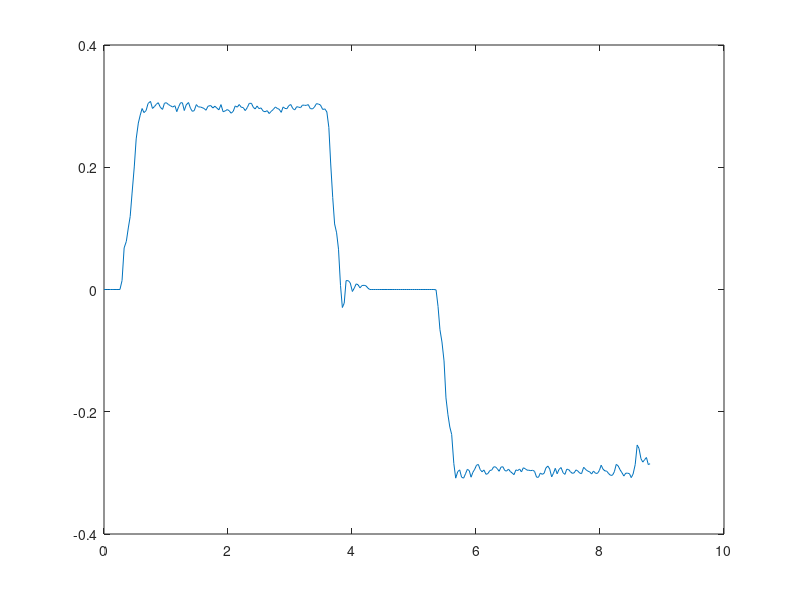

Reproduce this figure in MATLAB.
t = [0 0.0375611 0.070379 0.10111 0.130535 0.16033 0.194453 0.22614 0.257171 0.291007 0.324811 0.360135 0.391992 0.422267 0.45281 0.488059 0.518995 0.553669 0.584173 0.614433 0.644758 0.67859 0.710718 0.749965 0.781602 0.814106 0.844593 0.874664 0.908683 0.944431 0.974509 1.00489 1.03879 1.07075 1.10671 1.14437 1.17372 1.20423 1.23446 1.26469 1.29492 1.32629 1.36338 1.39443 1.42448 1.45458 1.48963 1.52073 1.55766 1.61423 1.64491 1.67674 1.71938 1.75666 1.78816 1.82195 1.85282 1.88683 1.9209 1.95616 1.98742 2.01856 2.05091 2.0843 2.11654 2.15012 2.1821 2.21231 2.2446 2.27888 2.31171 2.34224 2.37791 2.40793 2.43814 2.46842 2.49889 2.53217 2.56702 2.59842 2.63284 2.66444 2.69484 2.72853 2.76451 2.79456 2.82457 2.8586 2.88893 2.91936 2.95052 2.98073 3.01264 3.04575 3.07633 3.10847 3.14158 3.17066 3.20129 3.23397 3.26444 3.29475 3.32632 3.36101 3.39169 3.4265 3.45894 3.49072 3.5276 3.56169 3.59427 3.62647 3.65653 3.68884 3.7194 3.75165 3.78228 3.81452 3.84447 3.8744 3.90471 3.94215 3.97175 4.00636 4.03836 4.06773 4.09807 4.12845 4.16225 4.19571 4.22617 4.25625 4.28634 4.31771 4.35004 4.38012 4.41028 4.44019 4.47011 4.50046 4.53143 4.56765 4.59812 4.6286 4.65861 4.68899 4.71878 4.7509 4.78011 4.81097 4.84274 4.87636 4.90677 4.94236 4.9753 5.00746 5.03728 5.07033 5.10034 5.13037 5.16004 5.19139 5.22275 5.25447 5.28634 5.32091 5.35575 5.38753 5.41863 5.45095 5.48428 5.51555 5.5474 5.57746 5.60768 5.64216 5.67262 5.70568 5.7368 5.76719 5.80045 5.8303 5.86023 5.8904 5.9203 5.9495 5.97887 6.00842 6.03804 6.06763 6.09739 6.12755 6.1613 6.19287 6.22345 6.25436 6.28389 6.31349 6.34275 6.3727 6.40366 6.43421 6.46343 6.49273 6.52342 6.55237 6.5836 6.61281 6.64369 6.67277 6.70356 6.73291 6.76285 6.79293 6.82222 6.8526 6.88403 6.9135 6.94434 6.97676 7.00803 7.03813 7.0679 7.09796 7.12737 7.15936 7.18859 7.22034 7.24958 7.27897 7.30898 7.33858 7.37171 7.40449 7.43449 7.46371 7.49352 7.5228 7.55369 7.58285 7.61358 7.64286 7.67335 7.70256 7.73635 7.77342 7.8028 7.83499 7.86472 7.89527 7.9274 7.95931 7.98935 8.01926 8.04872 8.07849 8.10856 8.14112 8.17135 8.20185 8.23169 8.26172 8.29172 8.32558 8.35482 8.38488 8.41477 8.44449 8.47451 8.50404 8.53346 8.56751 8.59994 8.62942 8.66083 8.69067 8.72032 8.74938 8.77863 8.8081];
x1 = [0 0 0 0 0 0 0 0 0.000712094 0.00284838 0.00569675 0.00925722 0.0128177 0.0170903 0.0234991 0.0306201 0.0391652 0.0477103 0.0562554 0.0655127 0.0747699 0.0847392 0.0968448 0.106102 0.116071 0.125329 0.134586 0.144555 0.155237 0.164494 0.173751 0.18372 0.19369 0.204371 0.215765 0.22431 0.232855 0.242824 0.251369 0.260626 0.269884 0.281277 0.290534 0.299792 0.308337 0.318306 0.328275 0.338957 0.348214 0.364592 0.374562 0.386667 0.398061 0.40803 0.417999 0.426544 0.437226 0.447195 0.457877 0.466422 0.475679 0.485648 0.494905 0.504875 0.514844 0.524813 0.533359 0.543328 0.553297 0.563267 0.572524 0.583205 0.592462 0.601007 0.610265 0.619522 0.628779 0.639461 0.648718 0.658687 0.667944 0.676489 0.686459 0.69714 0.706397 0.714943 0.724912 0.734169 0.742714 0.752684 0.761229 0.771198 0.781167 0.789712 0.799682 0.808227 0.818196 0.827453 0.836711 0.84668 0.855225 0.865194 0.875164 0.884421 0.895102 0.905072 0.914329 0.92501 0.93498 0.944949 0.954206 0.962039 0.967736 0.972009 0.976281 0.97913 0.980554 0.980554 0.979842 0.980554 0.981266 0.981266 0.981266 0.980554 0.981266 0.981266 0.981266 0.981978 0.981978 0.981978 0.981978 0.981978 0.981978 0.981978 0.981978 0.981978 0.981978 0.981978 0.981978 0.981978 0.981978 0.981978 0.981978 0.981978 0.981978 0.981978 0.981978 0.981978 0.981978 0.981978 0.981978 0.981978 0.981978 0.981978 0.981978 0.981978 0.981978 0.981978 0.981978 0.981978 0.981978 0.981978 0.981978 0.981978 0.981978 0.981978 0.980554 0.978417 0.975569 0.972009 0.967736 0.961327 0.954918 0.947797 0.939252 0.929995 0.920026 0.910768 0.901511 0.891542 0.882285 0.873027 0.864482 0.855225 0.84668 0.837423 0.828878 0.820333 0.811787 0.803242 0.793985 0.784016 0.774758 0.765501 0.756956 0.747699 0.739154 0.730609 0.722064 0.712806 0.704261 0.695004 0.686459 0.677202 0.668656 0.659399 0.650854 0.641597 0.633052 0.623795 0.615249 0.605992 0.597447 0.588902 0.579645 0.570387 0.561842 0.553297 0.542616 0.533359 0.524101 0.514844 0.505587 0.497042 0.487785 0.479239 0.469982 0.460725 0.45218 0.442923 0.434377 0.424408 0.415151 0.405894 0.397349 0.388091 0.379546 0.371001 0.361744 0.352487 0.343941 0.334684 0.326139 0.315458 0.305488 0.296231 0.286974 0.277717 0.26846 0.259202 0.249233 0.240688 0.231431 0.222885 0.21434 0.205795 0.195826 0.186569 0.177311 0.168054 0.159509 0.150964 0.140995 0.13245 0.123192 0.114647 0.10539 0.0961327 0.0875876 0.0783304 0.068361 0.0591038 0.0512708 0.0434377 0.0348926 0.0263475 0.0185144 0.0106814 0.00213628 -0.00712094];
x2 = [0 0 0 0 0 0 0 0 0 0.0146691 0.0680762 0.0787576 0.10069 0.119489 0.1578 0.200526 0.246385 0.272305 0.285265 0.296089 0.289395 0.292671 0.304349 0.307767 0.296231 0.299364 0.303067 0.305631 0.298083 0.294665 0.304634 0.305631 0.30264 0.300789 0.29851 0.300646 0.290962 0.29908 0.305488 0.305488 0.292813 0.30207 0.305916 0.296516 0.291531 0.292528 0.302498 0.298795 0.29851 0.296231 0.29324 0.299792 0.301073 0.296943 0.299934 0.296658 0.293952 0.302498 0.290819 0.292243 0.29438 0.292528 0.288398 0.291531 0.300361 0.298367 0.30264 0.298225 0.297655 0.292671 0.297798 0.304491 0.304634 0.298083 0.295377 0.300219 0.295946 0.297086 0.291816 0.290819 0.292528 0.287828 0.291247 0.29438 0.298652 0.296231 0.294949 0.289822 0.298652 0.296231 0.295804 0.300789 0.30264 0.295946 0.29381 0.29908 0.298225 0.297513 0.301786 0.301358 0.301216 0.302498 0.296089 0.295377 0.298083 0.304064 0.303352 0.301928 0.294522 0.295519 0.290534 0.265184 0.205368 0.150679 0.107241 0.0927147 0.0659399 0.00655127 -0.0294807 -0.0223598 0.0145267 0.0143843 0.0106814 -0.00327563 0.00270596 0.00925722 0.00769062 0.00270596 0.00655127 0.0068361 0.00598159 0.0022787 0 0 0 0 0 0 0 0 0 0 0 0 0 0 0 0 0 0 0 0 0 0 0 0 0 0 0 0 0 0 0 0 0 0 -0.000569675 -0.0276293 -0.0657975 -0.0858786 -0.116783 -0.177311 -0.204941 -0.224879 -0.237127 -0.284695 -0.308622 -0.297798 -0.295092 -0.307055 -0.308622 -0.301501 -0.294237 -0.296089 -0.307055 -0.29908 -0.294095 -0.287401 -0.286262 -0.294665 -0.298225 -0.295234 -0.302355 -0.301073 -0.296089 -0.295377 -0.29025 -0.290107 -0.293098 -0.297371 -0.290534 -0.289965 -0.296089 -0.297086 -0.29381 -0.297655 -0.300219 -0.302925 -0.295092 -0.296231 -0.293668 -0.29851 -0.291674 -0.293098 -0.295519 -0.295662 -0.296374 -0.295662 -0.297513 -0.307055 -0.307197 -0.300219 -0.302355 -0.300789 -0.291959 -0.288825 -0.293668 -0.306485 -0.300504 -0.292528 -0.301501 -0.29438 -0.291247 -0.299792 -0.302498 -0.293952 -0.294522 -0.298083 -0.300789 -0.299934 -0.295092 -0.297086 -0.300361 -0.301216 -0.290819 -0.294807 -0.297086 -0.298367 -0.301928 -0.296943 -0.300646 -0.300789 -0.296089 -0.287401 -0.293952 -0.296658 -0.297228 -0.301358 -0.304064 -0.303779 -0.298083 -0.286119 -0.288398 -0.295234 -0.299792 -0.305204 -0.300504 -0.300504 -0.301216 -0.307767 -0.301928 -0.286547 -0.25436 -0.260199 -0.276862 -0.282417 -0.278286 -0.274868 -0.286404 -0.28498];
x3 = [0 0 0 0 0 0 4.37143 12.2143 21.9857 31.2601 32.4011 41.0162 47.1337 55.1023 60.079 62.3589 62.7507 60.0114 58.589 56.7922 58.4303 58.2079 55.7062 54.3264 56.314 55.652 54.5856 53.5262 54.7125 55.4777 53.2635 52.4492 52.5471 52.5973 52.8788 52.2654 54.3214 52.8347 51.1246 50.499 52.933 51.0496 49.7374 51.3436 52.6019 52.7684 50.6936 51.1592 51.1104 51.55 52.3291 51.0352 50.5087 51.2046 50.5037 51.0708 51.7541 49.9302 52.3131 52.448 52.271 52.8959 54.2115 54.0868 52.3501 52.5617 51.4452 52.0885 52.1509 53.3014 52.3958 50.7179 50.1286 51.1542 51.7456 50.7082 51.4886 51.3034 52.5578 53.183 53.2175 54.6591 54.5085 54.1576 53.3106 53.7605 54.1301 55.5102 53.9203 54.3565 54.5212 53.4123 52.6827 53.8798 54.4875 53.4578 53.4985 53.5843 52.525 52.2729 51.997 51.3888 52.5295 52.7846 52.2537 50.7335 50.3818 50.2718 50.9718 39.7891 26.7303 15.7162 13.4478 8.00418 1.8243 -6.33543 -6.49222 3.12291 11.4756 11.9815 4.70978 3.59566 3.4568 6.05265 5.98662 3.4326 3.12747 3.77845 2.6778 2.12999 1.84581 2.30928 2.70418 2.71102 2.71102 2.71102 2.71102 2.71102 2.71102 2.71102 2.71102 2.71102 2.71102 2.71102 2.71102 2.71102 2.71102 2.71102 2.71102 2.71102 2.71102 2.71102 2.71102 2.71102 2.71102 2.71102 2.71102 2.71102 2.71102 2.71102 2.71102 2.71102 2.71102 2.71102 -6.03184 -16.2533 -27.4952 -34.2695 -38.2956 -45.829 -51.3146 -50.4765 -53.1813 -58.5559 -63.0241 -55.8545 -50.8518 -52.546 -53.1706 -50.4455 -49.3157 -50.1888 -51.6309 -51.4059 -48.8351 -49.997 -51.068 -52.896 -53.875 -52.63 -51.9176 -52.5367 -50.9638 -50.8674 -51.7759 -52.0267 -53.3746 -53.9063 -53.6817 -52.9266 -54.527 -55.146 -54.1814 -53.989 -54.7655 -54.0809 -53.4076 -52.521 -53.9685 -53.855 -54.5214 -53.6056 -55.123 -55.1823 -54.876 -54.9404 -54.8648 -55.0782 -54.7318 -52.4009 -51.6199 -52.5649 -51.8436 -51.8304 -53.6824 -54.8205 -54.2524 -51.4015 -52.1202 -53.8009 -51.9921 -53.3517 -54.3118 -52.6825 -51.8084 -53.4572 -53.5639 -52.8852 -52.1481 -52.0744 -53.0288 -52.7014 -51.9036 -51.4487 -53.6387 -53.1549 -52.753 -52.4326 -51.4771 -52.31 -51.4409 -51.1351 -51.9914 -54.1543 -53.2947 -52.8437 -52.7233 -51.7146 -50.7419 -50.2975 -51.1805 -53.9898 -54.2563 -53.2242 -52.2367 -50.7255 -51.2506 -51.0144 -50.5933 -48.7187 -49.3305 -52.6854 -61.1984 -62.9401 -61.5544 -61.6106 -63.6263 -65.7952 -64.6193 -65.6831];
x4 = [0 0 0 0 0 0 2.57143 6.42857 10.2857 12.6901 9.56054 11.8918 11.9728 13.1444 12.1714 9.9249 7.23077 3.52788 1.67644 0.130177 1.08642 0.61847 -1.04987 -1.53816 0.109831 -0.337771 -0.866755 -1.23297 -0.154661 0.333632 -1.09056 -1.23297 -0.805718 -0.541226 -0.215698 -0.520881 0.862616 -0.29708 -1.21263 -1.21263 0.598124 -0.724336 -1.27367 0.0691401 0.781234 0.638815 -0.785373 -0.256389 -0.215698 0.109831 0.537088 -0.398808 -0.581917 0.00810345 -0.419153 0.0487945 0.43536 -0.785373 0.882962 0.679507 0.374323 0.638815 1.22884 0.781234 -0.48019 -0.195352 -0.805718 -0.175006 -0.0936243 0.61847 -0.11397 -1.07021 -1.09056 -0.154661 0.231904 -0.459844 0.150522 -0.0122421 0.740543 0.882962 0.638815 1.31022 0.821925 0.374323 -0.236043 0.109831 0.292941 1.02538 -0.236043 0.109831 0.170868 -0.541226 -0.805718 0.150522 0.455706 -0.29708 -0.175006 -0.0732787 -0.683645 -0.622609 -0.602263 -0.785373 0.130177 0.231904 -0.154661 -1.00917 -0.907446 -0.703991 -0.0745937 -6.64558 -12.3621 -15.1691 -11.9811 -11.6684 -11.8916 -13.245 -9.41999 -0.935895 4.21153 3.19425 -2.07525 -2.0549 -1.52592 0.467948 0.256292 -1.32246 -1.09866 -0.386565 -0.935895 -0.976586 -0.854513 -0.325529 0 0 0 0 0 0 0 0 0 0 0 0 0 0 0 0 0 0 0 0 0 0 0 0 0 0 0 0 0 0 0 0 -5.14286 -9.64286 -13.4186 -13.4101 -11.8146 -12.8031 -12.2452 -8.09836 -7.36561 -8.37438 -8.55323 -1.75782 1.66023 0.11397 -0.272596 1.43643 1.66023 0.642954 -0.394669 -0.130177 1.43643 0.29708 -0.415014 -1.37126 -1.53402 -0.333632 0.175006 -0.25225 0.765027 0.581917 -0.130177 -0.231904 -0.964344 -0.98469 -0.557433 0.0529332 -0.923653 -1.00504 -0.130177 0.0122421 -0.455706 0.0936243 0.459844 0.84641 -0.272596 -0.109831 -0.476051 0.215698 -0.760889 -0.557433 -0.211559 -0.191213 -0.0894856 -0.191213 0.0732787 1.43643 1.45678 0.459844 0.765027 0.541226 -0.720198 -1.1678 -0.476051 1.35505 0.500535 -0.638815 0.642954 -0.374323 -0.821925 0.398808 0.785373 -0.43536 -0.353978 0.154661 0.541226 0.419153 -0.272596 0.0122421 0.48019 0.602263 -0.882962 -0.313287 0.0122421 0.195352 0.703991 -0.00810345 0.520881 0.541226 -0.130177 -1.37126 -0.43536 -0.0487945 0.0325876 0.622609 1.00917 0.968483 0.154661 -1.55437 -1.22884 -0.25225 0.398808 1.17194 0.500535 0.500535 0.602263 1.53816 0.703991 -1.49333 -6.09142 -5.25725 -2.87683 -2.08335 -2.67337 -3.16166 -1.51367 -1.71713];

plot(t,x2);
